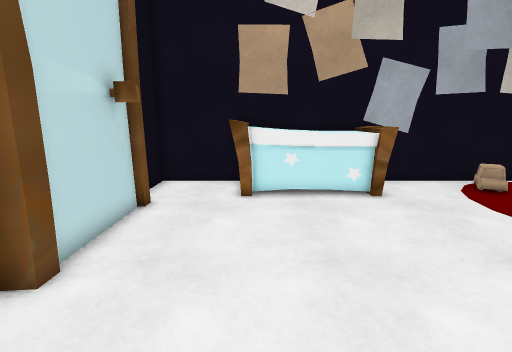
View 1 (above)

15 first-person views from a walk through a Unity game level. The camera is 1.5 m above the floor, tilts 12° down and sees 90° across. The floor is counted in squares, 0.5 m on a side. Each view is taken from the middle of a square. On the plan, view 1 faces up. The plan holds only what a view shows up to about 19 squares ahead; the rest is blank. The place goes on beyond the plan. The player is left out.

View 2
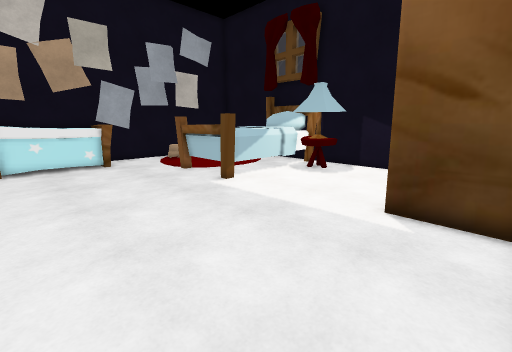

View 3
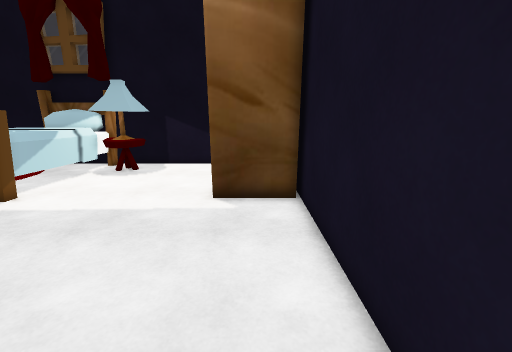

View 4
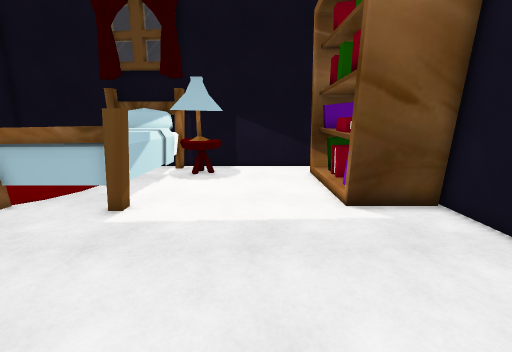

View 5
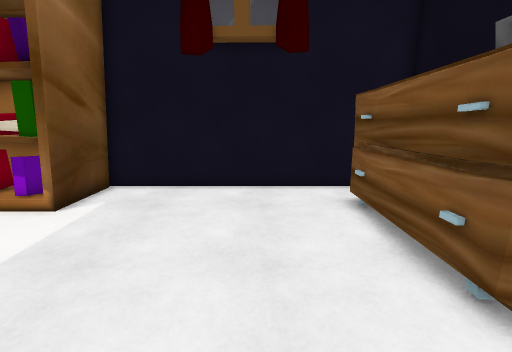

View 6
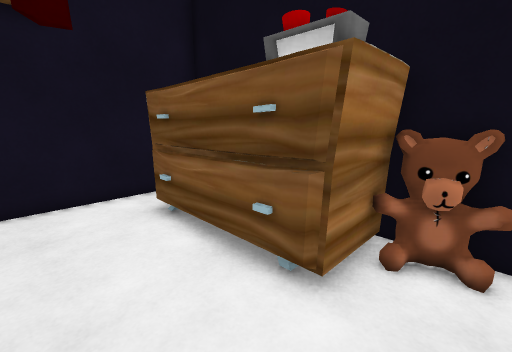

View 7
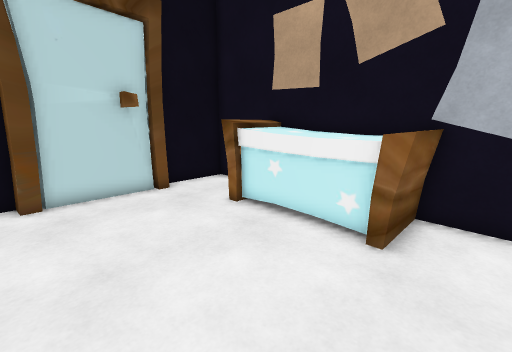

View 8
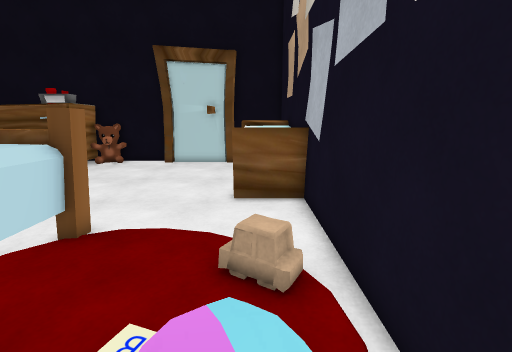

View 9
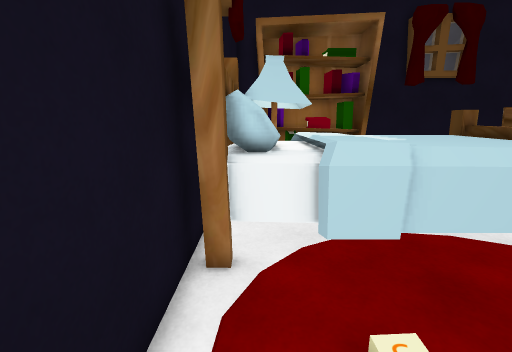

View 10
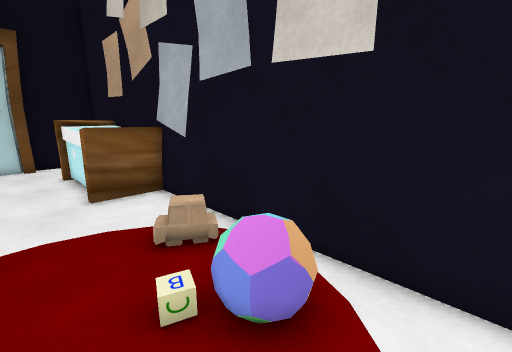

View 11
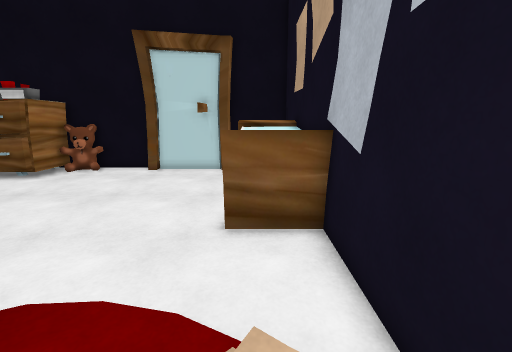

View 12
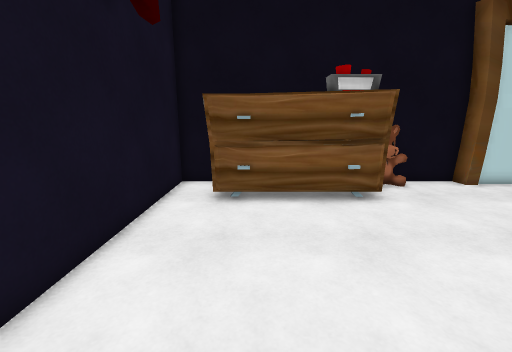

View 13
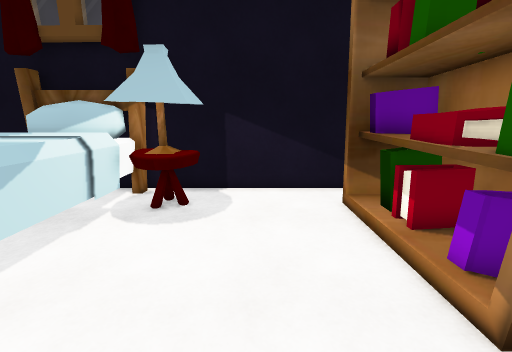

View 14
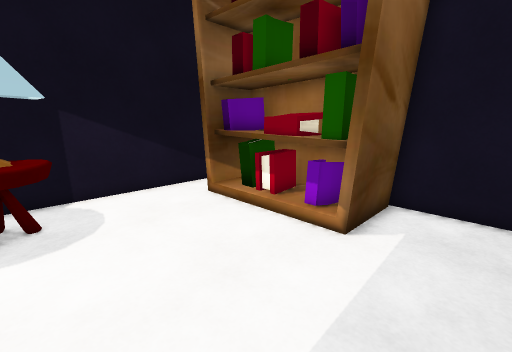

View 15
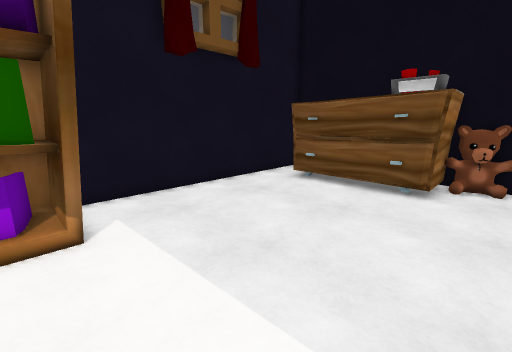

### Floor plan
Key: @ floor where view 1 was taken; # wall or solid block; . floor; P poster; R rug; B bed; T table; L lamp; K bookshelf; C clock; A ball; O other object.
Columns run from 5 left of view 1 to 18 right of it. Each row starts with its distance up from view 1.
 13 #####OOOOOOP############
 12 #...OOOOOOOO...OR..... #
 11 #...OOOOOOOO...RR.AA.. #
 10 #...OOOOOOO....  .AA   #
  9 ##............   ....  #
  8  #............     ... #
  7  #............B      .##
  6  #...........BBBBBBBBBB
  5  #...........BBBBBBBBBB
  4 ##...........BBBBBBBBBB
  3 #............BBBBBBBBBB#
  2 #............BBBBBBBBBB#
  1 #O............B....TLL #
  0 OO...@.............TLL #
 -1 #OCO................TT #
 -2   CCO................. #
 -3   CC.................. #
 -4    O.................. #
 -5    O.................. #
 -6    O..........K.....K. #
 -7    O..........KKKKKKKK #
 -8 #  O..........KKKKKKKK #
 -9 #.............KKKKKKKK
-10 ###############

Where each view was taken, in squares from view 1:
view 1: 0 up, 0 right, facing up
view 2: 9 down, 0 right, facing up-right
view 3: 8 down, 1 left, facing right
view 4: 3 down, 0 right, facing right
view 5: 2 up, 2 right, facing down
view 6: 1 up, 2 right, facing down-left
view 7: 4 up, 7 right, facing up-left
view 8: 11 up, 15 right, facing left
view 9: 11 up, 16 right, facing down
view 10: 8 up, 16 right, facing up-left
view 11: 11 up, 12 right, facing left
view 12: 6 down, 8 right, facing left
view 13: 3 down, 6 right, facing right
view 14: 0 up, 6 right, facing down-right
view 15: 1 up, 10 right, facing down-left
